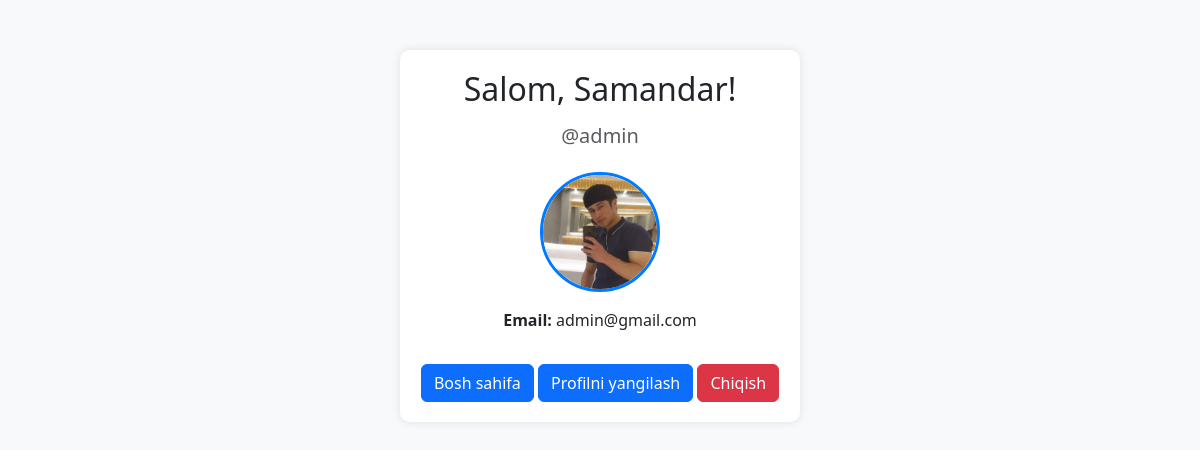
/user/dashboard/ (signed in), run on the app's committed database.
### user/models.py (models this page shows, shortened)
class UserImage(models.Model):
    user = models.OneToOneField(User, on_delete=models.CASCADE)
    image = models.ImageField(upload_to='users_images/', blank=True, null=True)

### user/views.py (the view)
# urls.py: path('dashboard/', Dashboard.as_view(), name='dashboard'),
class Dashboard(LoginRequiredMixin, View):
    template_name = 'dashboard.html'
    login_url = 'login/'
    def get(self, request):
        profile = UserImage.objects.filter(user=request.user).first()
        return render(request, 'dashboard.html', {'profile': profile})

### templates/dashboard.html (shortened to what this page needs)
{% load static %}
<!DOCTYPE html>
<html lang="en">
<head>
    <link rel="stylesheet" href="https://cdn.jsdelivr.net/npm/bootstrap@5.3.0/dist/css/bootstrap.min.css">
</head>
<body>
    <div class="container">
        <div class="profile-card">
            <h2 class="mb-3">Salom, {{ profile.user.first_name }}!</h2>
            <h5 class="text-muted">@{{ profile.user.username }}</h5>
            {% if profile.image %}
            <a href="{% url 'update-image' %}"><img src="{{ profile.image.url }}" alt="User Image" class="profile-image mt-3"></a>
            {% else %}
            <a href="{% url 'update-image' %}"><img src="{% static 'default-profile.png' %}" alt="Default User Image" class="profile-image mt-3"></a>
            {% endif %}
            <p class="mt-3"><strong>Email:</strong> {{ profile.user.email }}</p>
            <a href="{% url 'index' %}" class="btn btn-primary mt-3">Bosh sahifa</a>
            <a href="{% url 'update-user' %}" class="btn btn-primary mt-3">Profilni yangilash</a>
            <a href="{% url 'logout' %}" class="btn btn-danger mt-3">Chiqish</a>
        </div>
    </div>
</body>
</html>

### templates/dashboard.html (style rules this page uses)
body { background-color: #f8f9fa; }
.profile-card { max-width: 400px; margin: 50px auto; background: #fff; padding: 20px; border-radius: 10px; box-shadow: 0 0 10px rgba(0, 0, 0, 0.1); text-align: center; }
.profile-image { width: 120px; height: 120px; border-radius: 50%; object-fit: cover; border: 3px solid #007bff; }

### data on the page
UserImage: user.first_name "Samandar", user.username "admin", image (picture), user.email "admin@gmail.com"
